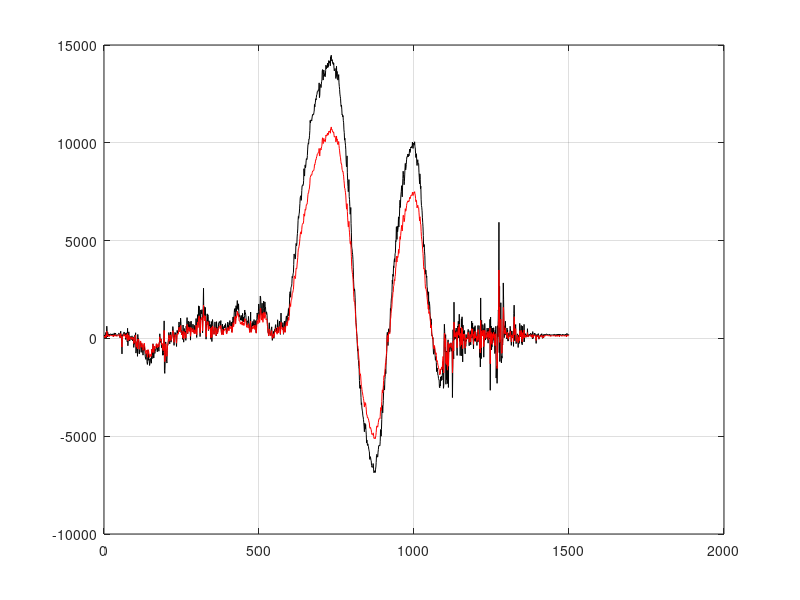

Here is the MATLAB script that generated this plot:
clear;clc;
data = importdata('data.txt');
output = importdata('c_output.txt');

t=(1:1500)';

figure(1);clf;
plot(t, data,'-k','MarkerSize',3); hold on; grid on;
plot(t, output, '-r', 'MarkerSize',3);
